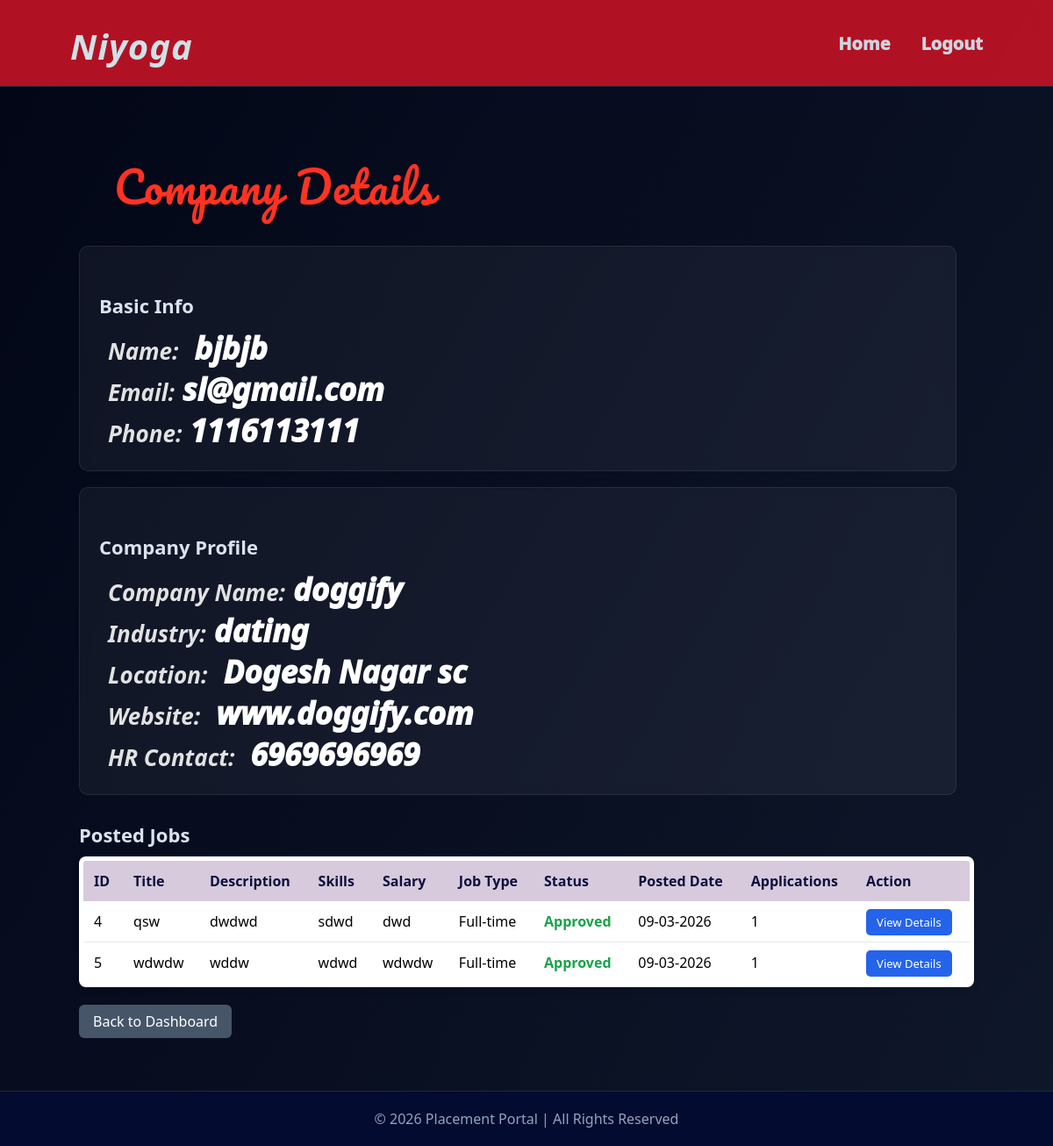
Screenshot of /admin/company/2 (signed in) with the database file from the repository.
### app.py (models this page shows)
class Users(db.Model):
    __tablename__ = "users"
    id = db.Column(db.Integer, primary_key=True)
    name = db.Column(db.String(100), nullable=False)
    email = db.Column(db.String(120), unique=True, nullable=False)
    password = db.Column(db.String(200), nullable=False)
    role = db.Column(db.String(100), nullable=False)
    contact_number = db.Column(db.String(15))
    is_approved = db.Column(db.Boolean, default=False)
    is_active = db.Column(db.Boolean, default=True)
    created_at = db.Column(db.DateTime, default=datetime.utcnow)
    student_profile = db.relationship(
        "StudentProfile",
        back_populates="user",
        uselist=False
    )
    company_profile = db.relationship(
        "CompanyProfile",
        back_populates="user",
        uselist=False
    )

class CompanyProfile(db.Model):
    __tablename__ = "company_profiles"
    id = db.Column(db.Integer, primary_key=True)
    user_id = db.Column(
        db.Integer,
        db.ForeignKey("users.id"),
        nullable=False,
        unique= True
    )
    company_name = db.Column(db.String(150))
    industry = db.Column(db.String(200))
    website = db.Column(db.String(200))
    location = db.Column(db.String(200))
    hr_contact = db.Column(db.String(15))
    user = db.relationship("Users", back_populates="company_profile")
    jobs = db.relationship(
        "Job",
        back_populates="company"
    )

class Job(db.Model):
    __tablename__ = "jobs"
    id = db.Column(db.Integer, primary_key=True)
    company_id = db.Column(
        db.Integer,
        db.ForeignKey("company_profiles.id")
    )
    description = db.Column(db.Text)
    title = db.Column(db.String(150))
    skills = db.Column(db.String(200))
    experience = db.Column(db.String(200))
    salary = db.Column(db.String(50))
    job_type = db.Column(db.String(50), default="Full-time")
    is_approved = db.Column(db.Boolean, default=False)
    is_closed = db.Column(db.Boolean, default=False)
    posted_at = db.Column(db.DateTime, default=datetime.utcnow)
    company = db.relationship("CompanyProfile", back_populates="jobs")
    applications = db.relationship(
        "Application",
        back_populates="job"
    )

### app.py (the view)
@app.route("/admin/company/<int:user_id>")
def admin_view_company(user_id):
    if "user_id" not in session or session.get("role") != "admin":
        return redirect("/login")
    user = Users.query.get_or_404(user_id)
    company_profile = CompanyProfile.query.filter_by(user_id=user.id).first()
    jobs = []
    if company_profile:
        jobs = Job.query.filter_by(company_id=company_profile.id).all()
    return render_template(
        "admin_company_details.html",
        user=user,
        company_profile=company_profile,
        jobs=jobs
    )

### templates/admin_company_details.html (shortened to what this page needs)
{% extends "base.html" %}
{% block content %}
<div class="container">
<h2 class="page-title">Company Details</h2>
<div class="info-card">
<h3 class="section-title">Basic Info</h3>
<p><b>Name:</b> {{ user.name }}</p>
<p><b>Email:</b>{{ user.email }}</p>
<p><b>Phone:</b>{{ user.contact_number}}</p>
</div>
{% if company_profile %}
<div class="info-card">
<h3 class="section-title">Company Profile</h3>
<p><b>Company Name:</b>{{ company_profile.company_name }}</p>
<p><b>Industry:</b>{{ company_profile.industry }}</p>
<p><b>Location:</b> {{ company_profile.location }}</p>
<p><b>Website:</b> {{ company_profile.website }}</p>
<p><b>HR Contact:</b> {{ company_profile.hr_contact }}</p>
</div>
<h3 class="section-title">Posted Jobs</h3>
{% if jobs %}
<table>
<tr>
<th>ID</th>
<th>Title</th>
<th>Description</th>
<th>Skills</th>
<th>Salary</th>
<th>Job Type</th>
<th>Status</th>
<th>Posted Date</th>
<th>Applications</th>
<th>Action</th>
</tr>
{% for job in jobs %}
<tr>
<td>{{ job.id }}</td>
<td>{{ job.title }}</td>
<td>{{ job.description }}</td>
<td>{{ job.skills }}</td>
<td>{{ job.salary }}</td>
<td>{{ job.job_type }}</td>
<td>
{% if job.is_closed %}
<span class="status-closed">Closed</span>
{% elif job.is_approved %}
<span class="status-approved">Approved</span>
{% else %}
<span class="status-pending">Pending</span>
{% endif %}
</td>
<td>
{% if job.posted_at %}
{{ job.posted_at.strftime("%d-%m-%Y") }}
{% else %}
N/A
{% endif %}
</td>
<td>{{ job.applications|length }}</td>
<td>
<a class="view-btn"
href="/admin/job/{{ job.id }}/applications">
View Details
</a>
</td>
</tr>
{% endfor %}
</table>
{% else %}
<p><em>No jobs posted by this company.</em></p>
{% endif %}
{% else %}
<p><em>No company profile found.</em></p>
{% endif %}
<a class="back-btn" href="/admin_dashboard">
Back to Dashboard
</a>
</div>
{% endblock %}

### templates/admin_company_details.html (style rules this page uses)
.container { width:90%; margin:auto; margin-top:30px; }
.page-title { margin-top: 70px; margin-left:40px; margin-bottom:25px; font-weight:550; letter-spacing:1px; font-family: "pacifico", cursive; color: #f32; font-size:49px; }
.section-title { margin-top:30px; margin-bottom:10px; font-size:22px; color:#dbe3ed; }
.info-card { background: rgba(255,255,255,0.05); width: 1000px; backdrop-filter: blur(6px); padding:22px; border-radius:10px; margin-bottom:18px; margin-top: 9px; border:1px solid rgba(255,255,255,0.08); }
.info-card p { color:#ffffff; font-family: system-ui, -apple-system, BlinkMacSystemFont, 'Segoe UI', Roboto, Oxygen, Ubuntu, Cantarell, 'Open Sans', 'Helvetica Neue', sans-serif; font-weight: 1000; font-size: 35px; font-style:oblique; margin-right: 8px; }
.info-card b { margin-left: 10px; color:#e2e2e2; font-size:26px; margin-right: 9px; font-weight: 550; }
table { width:100%; border-collapse:collapse; background:white; border-radius:8px; overflow:hidden; box-shadow:0 3px 10px rgba(0,0,0,0.08); border: #d50d11 solid; border-width: 5px; }
th { background:#d7cadd; color:rgb(13, 15, 61); padding:12px; text-align:left; }
td { padding:12px; border-bottom:1px solid #e5e7eb; color: }
.status-approved { color:#16a34a; font-weight:bold; }
.view-btn { background:#2563eb; color:white; padding:6px 12px; border-radius:5px; text-decoration:none; font-size:13px; }
.back-btn { display:inline-block; margin-top:20px; padding:8px 16px; background:#475569; color:white; text-decoration:none; border-radius:6px; }

### templates/base.html (style rules this page uses)
* { margin: 0; padding: 0; box-sizing: border-box; font-family: "Segoe UI", Arial, sans-serif; }
body { background:linear-gradient(120deg, #020617, #0f172a); color: #000000; margin-top: 0%; margin-bottom: 0%; }
.container { width: 85%; margin: auto; }

### rows the page displays
Users: name "bjbjb", email "sl@gmail.com", contact_number "1116113111"
CompanyProfile: company_name "doggify", industry "dating", location "Dogesh Nagar sc", website "www.doggify.com", hr_contact "6969696969"
Job: id "4", title "qsw", description "dwdwd", skills "sdwd", salary "dwd", job_type "Full-time", is_closed "Approved", posted_at "09-03-2026", applications|length "1"
Job: id "5", title "wdwdw", description "wddw", skills "wdwd", salary "wdwdw", job_type "Full-time", is_closed "Approved", posted_at "09-03-2026", applications|length "1"
